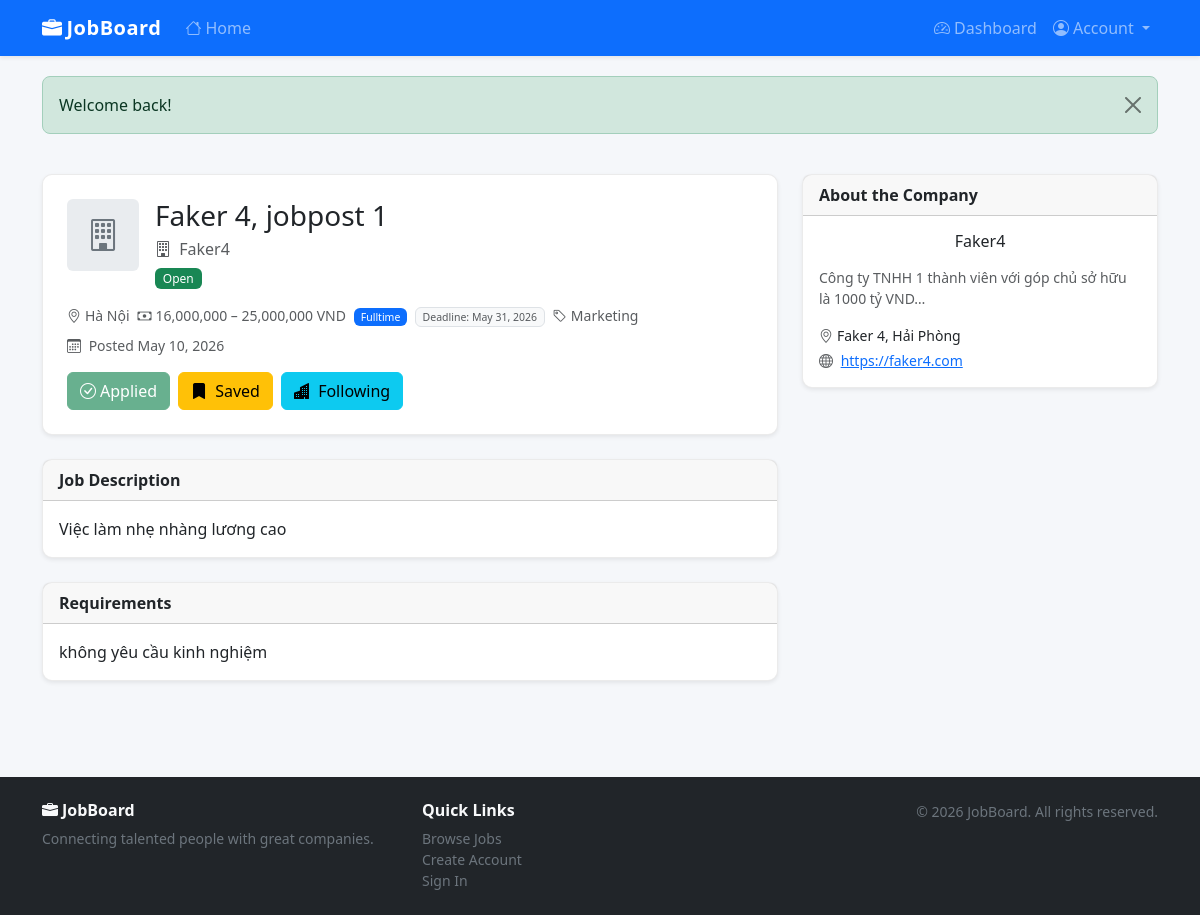
/jobseeker/job_detail.php?id=21 (signed in), run on the app's committed database.
### tables this page shows
CREATE TABLE `job_posts` (
  `id`           int(10) UNSIGNED NOT NULL AUTO_INCREMENT,
  `employer_id`  int(10) UNSIGNED NOT NULL,
  `title`        varchar(200)     NOT NULL,
  `description`  text             NOT NULL,
  `requirements` text             DEFAULT NULL,
  `salary`       varchar(100)     DEFAULT NULL COMMENT 'DEPRECATED — use salary_min/salary_max',
  `salary_min`   bigint(20)       DEFAULT NULL,
  `salary_max`   bigint(20)       DEFAULT NULL,
  `currency`     enum('VND','USD','EUR') NOT NULL DEFAULT 'VND',
  `end_date`     date             DEFAULT NULL COMMENT 'Application deadline',
  `recruit_type` enum('fulltime','parttime','online','offline') NOT NULL DEFAULT 'fulltime',
  `location`     varchar(150)     DEFAULT NULL,
  `category`     varchar(100)     DEFAULT NULL,
  `status`       enum('open','closed') NOT NULL DEFAULT 'open',
  `created_at`   datetime         NOT NULL DEFAULT current_timestamp(),
  PRIMARY KEY (`id`),
  KEY `idx_jp_employer`  (`employer_id`),
  KEY `idx_jp_status`    (`status`),
  KEY `idx_jp_created`   (`created_at`),
  KEY `idx_jp_end_date`  (`end_date`),
  CONSTRAINT `fk_jp_employer` FOREIGN KEY (`employer_id`) REFERENCES `employer_profiles` (`id`) ON DELETE CASCADE
);

CREATE TABLE `employer_profiles` (
  `id`                       int(10) UNSIGNED NOT NULL AUTO_INCREMENT,
  `user_id`                  int(10) UNSIGNED NOT NULL,
  `company_name`             varchar(200)     NOT NULL DEFAULT '',
  `description`              text             DEFAULT NULL,
  `logo_path`                varchar(255)     DEFAULT NULL,
  `website`                  varchar(255)     DEFAULT NULL,
  `address`                  varchar(255)     DEFAULT NULL,
  `no_employees`             int(10) UNSIGNED DEFAULT NULL COMMENT 'Number of employees',
  `business_registration_no` varchar(50)      DEFAULT NULL COMMENT 'Số đăng ký kinh doanh',
  PRIMARY KEY (`id`),
  UNIQUE KEY `uq_ep_user` (`user_id`),
  CONSTRAINT `fk_ep_user` FOREIGN KEY (`user_id`) REFERENCES `users` (`id`) ON DELETE CASCADE
);

### includes/auth.php (called while the page is built, shortened)
<?php
function isLoggedIn(): bool
{
    return isset($_SESSION['user_id']) && $_SESSION['user_id'] > 0;
}
function getCurrentRole(): ?string
{
    return $_SESSION['role'] ?? null;
}

### jobseeker/job_detail.php (the view, shortened to what this page needs)
<?php
require_once __DIR__ . '/../includes/auth.php';
$jobId = (int)($_GET['id'] ?? 0);
$isJobseeker = isLoggedIn() && getCurrentRole() === 'jobseeker';
$jspId       = null;
if ($isJobseeker) {
    $jspProfile = getCurrentUser();
    $jspId      = $jspProfile['profile_id'];
}
try {
    $pdo  = getDB();
    $stmt = $pdo->prepare(
        'SELECT jp.*, ep.id AS employer_id, ep.company_name, ep.description AS company_desc,
                ep.logo_path, ep.website, ep.address
         FROM job_posts jp
         JOIN employer_profiles ep ON ep.id = jp.employer_id
         WHERE jp.id = ?'
    );
    $stmt->execute([$jobId]);
    $job = $stmt->fetch();
    $alreadyApplied = false;
    $isSaved        = false;
    $isFollowing    = false;
    if ($isJobseeker) {
        $a = $pdo->prepare('SELECT id FROM applications WHERE job_id = ? AND jobseeker_id = ?');
        $a->execute([$jobId, $jspId]);
        $alreadyApplied = (bool)$a->fetch();
        $s = $pdo->prepare('SELECT id FROM saved_jobs WHERE job_id = ? AND jobseeker_id = ?');
        $s->execute([$jobId, $jspId]);
        $isSaved = (bool)$s->fetch();
        $f = $pdo->prepare('SELECT id FROM followed_companies WHERE employer_id = ? AND jobseeker_id = ?');
        $f->execute([$job['employer_id'], $jspId]);
        $isFollowing = (bool)$f->fetch();
    }
} catch (PDOException $e) {
    error_log($e->getMessage());
    setFlash('danger', 'Could not load job.');
    header('Location: /website/index.php');
    exit;
}
require_once __DIR__ . '/../includes/header.php';
?>
<div class="row g-4">
  <div class="col-lg-8">
    <div class="card shadow-sm mb-4">
      <div class="card-body p-4">
        <div class="d-flex align-items-start gap-3 mb-3">
          <?php if ($job['logo_path']): ?>
            <img src="/website/<?= htmlspecialchars($job['logo_path']) ?>"
                 class="company-logo-lg rounded" alt="logo">
          <?php else: ?>
            <div class="company-logo-placeholder-lg rounded flex-shrink-0">
              <i class="bi bi-building fs-2"></i>
            </div>
          <?php endif; ?>
          <div>
            <h3 class="mb-1"><?= htmlspecialchars($job['title']) ?></h3>
            <p class="text-muted mb-1">
              <i class="bi bi-building me-1"></i>
              <?= htmlspecialchars($job['company_name'] ?: 'Company') ?>
            </p>
            <?php if ($job['status'] === 'closed'): ?>
              <span class="badge bg-danger">Closed</span>
            <?php else: ?>
              <span class="badge bg-success">Open</span>
            <?php endif; ?>
          </div>
        </div>
        <?php
        $sMin = isset($job['salary_min']) && $job['salary_min'] !== '' ? number_format((int)$job['salary_min']) : null;
        $sMax = isset($job['salary_max']) && $job['salary_max'] !== '' ? number_format((int)$job['salary_max']) : null;
        $cur  = $job['currency'] ?? 'VND';
        $salaryDisplay = '';
        if ($sMin && $sMax && $sMin !== $sMax) $salaryDisplay = "$sMin – $sMax $cur";
        elseif ($sMin)                         $salaryDisplay = "$sMin $cur";
        elseif ($sMax)                         $salaryDisplay = "$sMax $cur";
        $rtMap = ['fulltime'=>['primary','Fulltime'],'parttime'=>['info','Parttime'],
                  'online'=>['success','Online'],'offline'=>['secondary','Offline']];
        [$rtColor, $rtLabel] = $rtMap[$job['recruit_type'] ?? 'fulltime'] ?? ['secondary','—'];
        $endDateBadge = '';
        if (!empty($job['end_date'])) {
            $diff = (int)ceil((strtotime($job['end_date']) - mktime(0,0,0)) / 86400);
            if ($diff < 0)
                $endDateBadge = '<span class="badge bg-secondary ms-1">Expired</span>';
            elseif ($diff <= 3)
                $endDateBadge = '<span class="badge bg-danger ms-1">Closing Soon ('
                              . $diff . ' day' . ($diff === 1 ? '' : 's') . ')</span>';
            else
                $endDateBadge = '<span class="badge bg-light text-muted border ms-1">Deadline: '
                              . date('M j, Y', strtotime($job['end_date'])) . '</span>';
        }
        ?>
        <div class="row g-2 text-muted small mb-3">
          <?php if ($job['location']): ?>
            <div class="col-auto">
              <i class="bi bi-geo-alt me-1"></i><?= htmlspecialchars($job['location']) ?>
            </div>
          <?php endif; ?>
          <?php if ($salaryDisplay): ?>
            <div class="col-auto">
              <i class="bi bi-cash me-1"></i><?= htmlspecialchars($salaryDisplay) ?>
            </div>
          <?php endif; ?>
          <div class="col-auto">
            <span class="badge bg-<?= $rtColor ?>"><?= $rtLabel ?></span>
            <?= $endDateBadge ?>
          </div>
          <?php if ($job['category']): ?>
            <div class="col-auto">
              <i class="bi bi-tag me-1"></i><?= htmlspecialchars($job['category']) ?>
            </div>
          <?php endif; ?>
          <div class="col-auto">
            <i class="bi bi-calendar3 me-1"></i>
            Posted <?= date('M j, Y', strtotime($job['created_at'])) ?>
          </div>
        </div>
        <?php if ($isJobseeker): ?>
          <div class="d-flex flex-wrap gap-2">
            <?php if ($job['status'] === 'open' && !$alreadyApplied): ?>
              <button class="btn btn-primary" data-bs-toggle="modal" data-bs-target="#applyModal">
                <i class="bi bi-send me-1"></i>Apply Now
              </button>
            <?php elseif ($alreadyApplied): ?>
              <button class="btn btn-success" disabled>
                <i class="bi bi-check-circle me-1"></i>Applied
              </button>
            <?php else: ?>
              <button class="btn btn-secondary" disabled>
                <i class="bi bi-lock me-1"></i>Closed
              </button>
            <?php endif; ?>
            <form method="post">
              <button class="btn <?= $isSaved ? 'btn-warning' : 'btn-outline-warning' ?>">
                <i class="bi bi-bookmark<?= $isSaved ? '-fill' : '' ?> me-1"></i>
                <?= $isSaved ? 'Saved' : 'Save Job' ?>
              </button>
            </form>
            <form method="post">
              <button class="btn <?= $isFollowing ? 'btn-info' : 'btn-outline-info' ?>">
                <i class="bi bi-buildings<?= $isFollowing ? '-fill' : '' ?> me-1"></i>
                <?= $isFollowing ? 'Following' : 'Follow Company' ?>
              </button>
            </form>
          </div>
        <?php elseif (!isLoggedIn()): ?>
          <a href="/website/login.php" class="btn btn-primary">
            <i class="bi bi-box-arrow-in-right me-1"></i>Login to Apply
          </a>
        <?php endif; ?>
      </div>
    </div>
    <div class="card shadow-sm mb-4">
      <div class="card-header"><strong>Job Description</strong></div>
      <div class="card-body">
        <div class="text-pre-wrap"><?= nl2br(htmlspecialchars($job['description'])) ?></div>
      </div>
    </div>
    <?php if ($job['requirements']): ?>
      <div class="card shadow-sm mb-4">
        <div class="card-header"><strong>Requirements</strong></div>
        <div class="card-body">
          <div class="text-pre-wrap"><?= nl2br(htmlspecialchars($job['requirements'])) ?></div>
        </div>
      </div>
    <?php endif; ?>
  </div>
  <div class="col-lg-4">
    <div class="card shadow-sm sticky-sidebar">
      <div class="card-header"><strong>About the Company</strong></div>
      <div class="card-body">
        <div class="text-center mb-3">
          <h6 class="mb-0"><?= htmlspecialchars($job['company_name'] ?: 'Company') ?></h6>
        </div>
        <?php if ($job['company_desc']): ?>
          <p class="small text-muted">
            <?= nl2br(htmlspecialchars(mb_substr($job['company_desc'], 0, 200))) ?>…
          </p>
        <?php endif; ?>
        <?php if ($job['address']): ?>
          <p class="small mb-1">
            <i class="bi bi-geo-alt me-1 text-muted"></i><?= htmlspecialchars($job['address']) ?>
          </p>
        <?php endif; ?>
        <?php if ($job['website']): ?>
          <p class="small mb-0">
            <i class="bi bi-globe me-1 text-muted"></i>
            <a href="<?= htmlspecialchars($job['website']) ?>" target="_blank" rel="noopener">
              <?= htmlspecialchars($job['website']) ?>
            </a>
          </p>
        <?php endif; ?>
      </div>
    </div>
  </div>
</div>
<?php require_once __DIR__ . '/../includes/footer.php'; ?>

### assets/css/style.css (style rules this page uses)
html { scroll-padding-top: 70px; }
body { font-family: 'Segoe UI', system-ui, -apple-system, sans-serif; background-color: #f5f7fa; color: #212529; padding-top: 60px; display: flex; flex-direction: column; min-height: 100vh; }
.card { border: 1px solid rgba(0, 0, 0, .08); border-radius: .625rem; }
.company-logo-placeholder-lg { width: 72px; height: 72px; background: #e9ecef; color: #6c757d; display: flex; align-items: center; justify-content: center; font-size: 1.5rem; border-radius: .5rem; }
.text-pre-wrap { white-space: pre-wrap; word-break: break-word; }
.badge { font-weight: 500; }
.sticky-sidebar { position: sticky; top: 76px; }
.card .fs-2 { line-height: 1.1; }

### data on the page
job_posts: title "Faker 4, jobpost 1", employer.company_name "Faker4", location "Hà Nội", salaryDisplay "16,000,000 – 25,000,000 VND", end_date "May 31, 2026", category "Marketing", created_at "May 10, 2026", description "Việc làm nhẹ nhàng lương cao", requirements "không yêu cầu kinh nghiệm", employer.description "Công ty TNHH 1 thành viên với góp chủ sở hữu là 1000 tỷ VND", employer.address "Faker 4, Hải Phòng", employer.website "https://faker4.com"

### other printed values
$flash['msg'] "Welcome back!"
$rtLabel "Fulltime"
